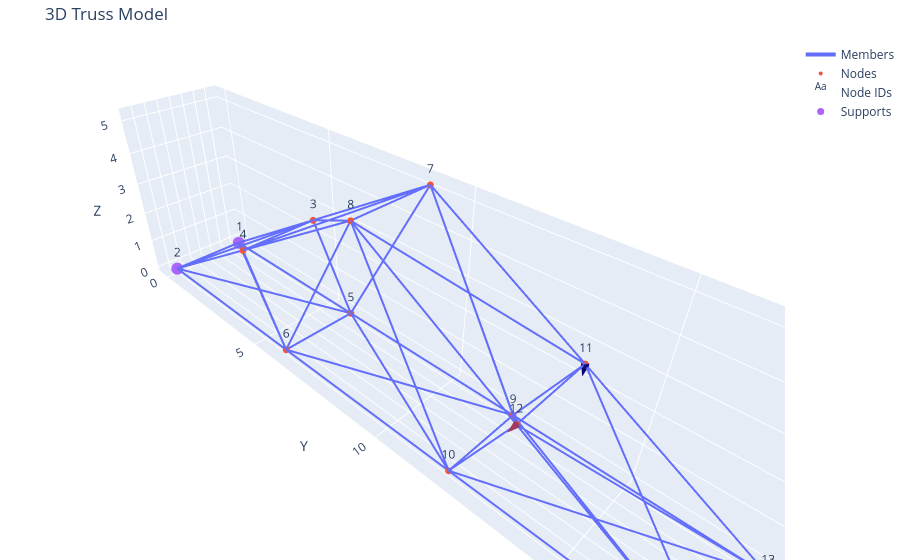
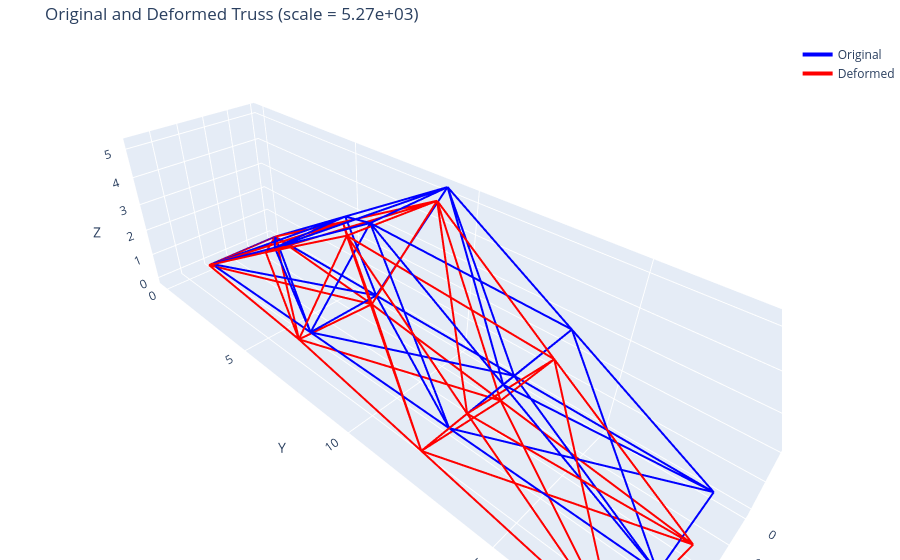

The notebook cell saved with these charts, in order:
### Markdown cell above
### Validation Nodal Loads

### Code cell
filepath = 'inputs/validation_truss_nodal_loads.json'

result = solver.truss_solver(filepath)
pp = postprocess.output(filepath, result, table_output="xlsx")

### Figure 1 — Plotly figure (JSON) as saved in the notebook; plotly's stock layout.template omitted (floating-point values rounded to 4 significant figures; data arrays with more than 128 entries replaced by an {"elided": "..."} marker saying what was removed)
{"data": [{"line": {"width": 4}, "mode": "lines", "name": "Members", "type": "scatter3d", "x": {"elided": "129 int values"}, "y": {"elided": "129 float values"}, "z": {"elided": "129 float values"}}, {"marker": {"size": 4}, "mode": "markers", "name": "Nodes", "type": "scatter3d", "x": [0, 3, 0, 3, 0, 3, 0, 3, 0, 3, 0, 3, 0, 3], "y": [0, 0, 4.5, 4.5, 6, 6, 9, 9, 12, 12, 13.5, 13.5, 18, 18], "z": [0, 0, 2.598, 2.598, 0, 0, 5.196, 5.196, 0, 0, 2.598, 2.598, 0, 0]}, {"mode": "text", "name": "Node IDs", "text": ["1", "2", "3", "4", "5", "6", "7", "8", "9", "10", "11", "12", "13", "14"], "textposition": "top center", "type": "scatter3d", "x": [0, 3, 0, 3, 0, 3, 0, 3, 0, 3, 0, 3, 0, 3], "y": [0, 0, 4.5, 4.5, 6, 6, 9, 9, 12, 12, 13.5, 13.5, 18, 18], "z": [0, 0, 2.598, 2.598, 0, 0, 5.196, 5.196, 0, 0, 2.598, 2.598, 0, 0]}, {"marker": {"size": 7}, "mode": "markers", "name": "Supports", "type": "scatter3d", "x": [0, 3, 0, 3], "y": [0, 0, 18, 18], "z": [0, 0, 0, 0]}, {"anchor": "tail", "name": "Loads", "showscale": false, "sizemode": "absolute", "sizeref": 0.2, "type": "cone", "u": [0, 2.16], "v": [0, 0], "w": [-2.16, 0], "x": [0, 3], "y": [13.5, 13.5], "z": [2.598, 2.598]}], "layout": {"margin": {"b": 0, "l": 0, "r": 0, "t": 40}, "scene": {"aspectmode": "data", "xaxis": {"title": {"text": "X"}}, "yaxis": {"title": {"text": "Y"}}, "zaxis": {"title": {"text": "Z"}}}, "showlegend": true, "title": {"text": "3D Truss Model"}}}

### Figure 2 — Plotly figure (JSON) as saved in the notebook; plotly's stock layout.template omitted (floating-point values rounded to 4 significant figures; data arrays with more than 128 entries replaced by an {"elided": "..."} marker saying what was removed)
{"data": [{"line": {"color": "blue", "width": 4}, "mode": "lines", "name": "Original", "type": "scatter3d", "x": {"elided": "129 int values"}, "y": {"elided": "129 float values"}, "z": {"elided": "129 float values"}}, {"line": {"color": "red", "width": 4}, "mode": "lines", "name": "Deformed", "type": "scatter3d", "x": {"elided": "129 float values"}, "y": {"elided": "129 float values"}, "z": {"elided": "129 float values"}}], "layout": {"margin": {"b": 0, "l": 0, "r": 0, "t": 40}, "scene": {"aspectmode": "data", "xaxis": {"title": {"text": "X"}}, "yaxis": {"title": {"text": "Y"}}, "zaxis": {"title": {"text": "Z"}}}, "title": {"text": "Original and Deformed Truss (scale = 5.27e+03)"}}}
